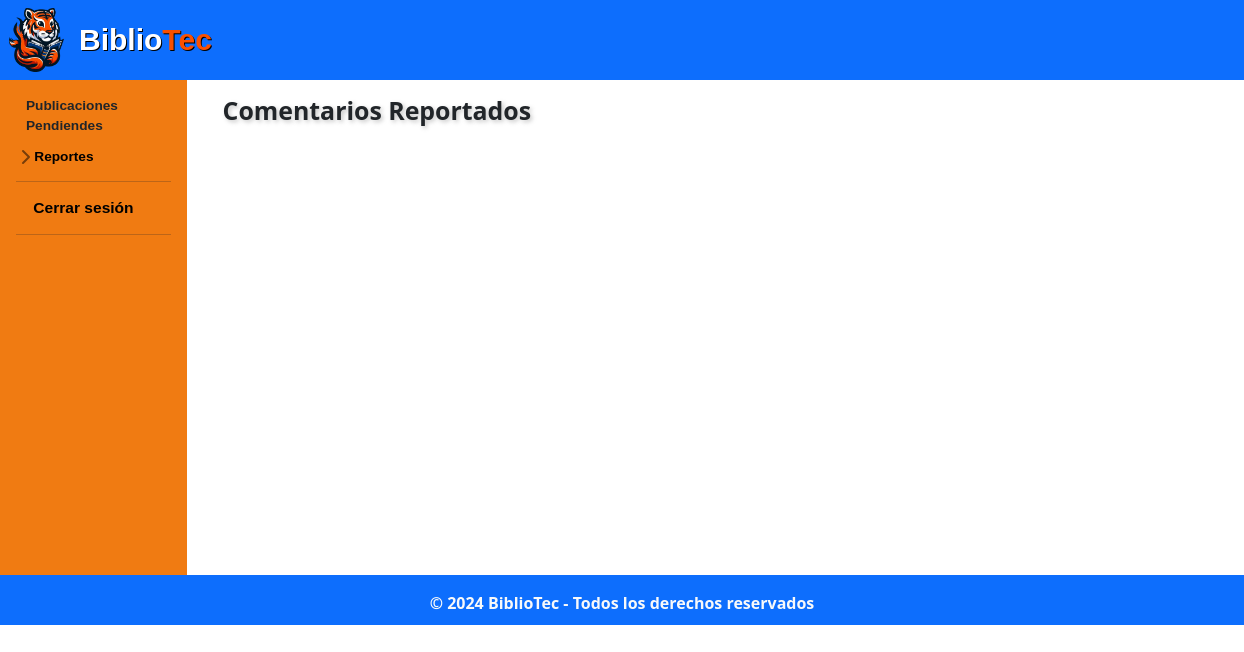
The app's page /administracion/administrador/rep_comentario_pendiente.php, older data.
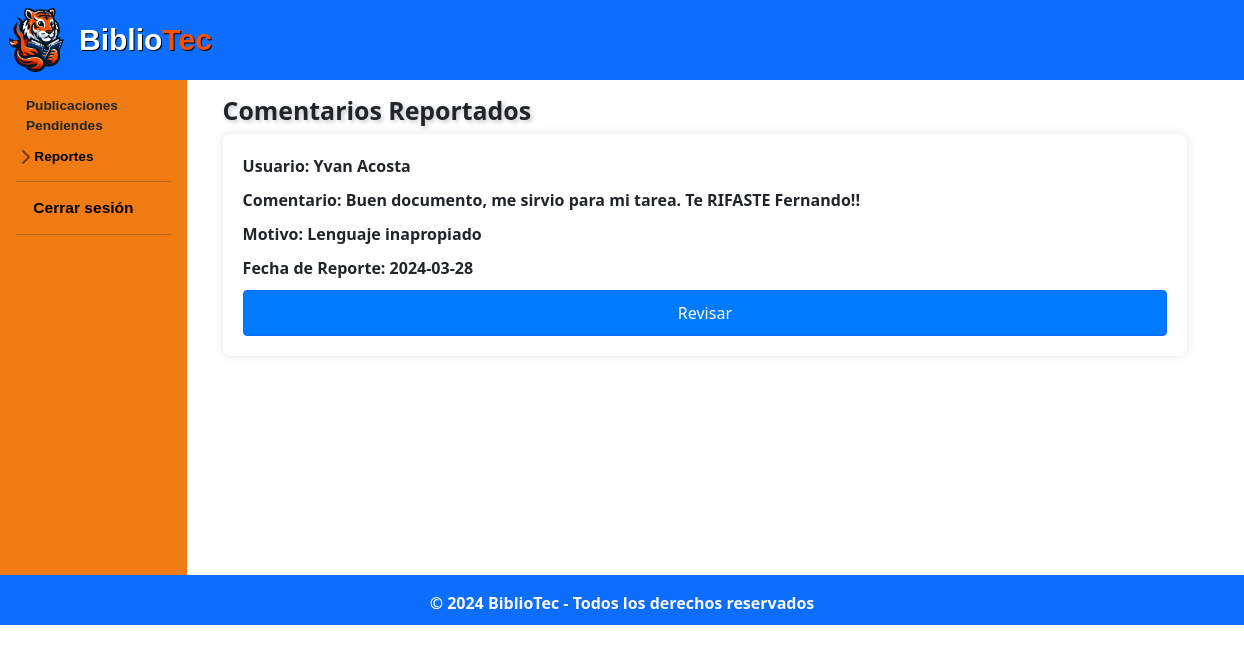
The same page, newer data.
### tables this page shows
CREATE TABLE IF NOT EXISTS `usuario` (
  `idUsuario` int NOT NULL AUTO_INCREMENT,
  `nom_Us` varchar(50) NOT NULL,
  `apell_Us` varchar(50) NOT NULL,
  `carrera_Us` varchar(60) NOT NULL,
  `semestre_Us` varchar(50) NOT NULL,
  `correo_Us` varchar(100) NOT NULL,
  `contra_Us` varchar(60) NOT NULL,
  PRIMARY KEY (`idUsuario`)
);

CREATE TABLE IF NOT EXISTS `comentario` (
  `idComent` int NOT NULL AUTO_INCREMENT,
  `idPub` int NOT NULL,
  `idUsuario` int NOT NULL,
  `text_Coment` text NOT NULL,
  `fecha_Coment` date NOT NULL,
  PRIMARY KEY (`idComent`),
  KEY `fk_Comentario_Publicacion_idx` (`idPub`),
  KEY `fk_Comentario_Usuario1_idx` (`idUsuario`)
);

CREATE TABLE IF NOT EXISTS `reportecomentario` (
  `idReporteCom` int NOT NULL AUTO_INCREMENT,
  `idComent` int NOT NULL,
  `fecha_Report` date NOT NULL,
  `motivo_Report` varchar(70) NOT NULL,
  `estado_Report` tinyint NOT NULL,
  PRIMARY KEY (`idReporteCom`),
  KEY `fk_ReporteComentario_Comentario1_idx` (`idComent`)
);

### administracion/administrador/rep_comentario_pendiente.php (the view, shortened to what this page needs)
<?php
$link = include('../../php/conexion.php');
$query_rc = "SELECT * FROM 	reportecomentario ORDER BY idReporteCom DESC LIMIT 3";
$query_c = "SELECT * FROM comentario WHERE idComent IN (SELECT idComent FROM reportecomentario)";
$query_u = "SELECT nom_Us, apell_Us FROM usuario WHERE idUsuario = (SELECT idUsuario FROM comentario WHERE idComent IN (SELECT idComent FROM reportecomentario))";
$registros_rc = mysqli_query($link, $query_rc);
$registros_c = mysqli_query($link, $query_c);
$registros_u = mysqli_query($link, $query_u);
?>
<!DOCTYPE html>
<html lang="es">
<head>
  <link rel="stylesheet" href="../../css/normalizar.css">
  <link rel="stylesheet" href="../../css/estilos.css">
  <link rel="stylesheet" href="../../css/hover-min.css">
  <link rel="stylesheet" href="../../css/animate.css">
  <link rel="stylesheet" href="../../css/sidebars.css">
  <link rel="stylesheet" href="https://cdnjs.cloudflare.com/ajax/libs/animate.css/4.1.1/animate.min.css" />
  <link href="https://cdn.jsdelivr.net/npm/bootstrap@5.3.3/dist/css/bootstrap.min.css" rel="stylesheet">
  <link rel="stylesheet" href="https://cdn.jsdelivr.net/npm/bootstrap-icons@1.11.3/font/bootstrap-icons.min.css">
</head>
<body>
  <header class="bg-primary py-2">
    <div class="container" style="margin-left:7.8vmax;" >
      <div class="logo">
        <img src="../../images/icons/flamita.png" alt="Logo T - BiblioTec" class="img-fluid mr-2">
        <h4 class="mb-0"><b><span class="col-1">Biblio</span><span class="col-2">Tec</span></h4>
    </div>
  </header>
  <div class="container-fluid" >
    <div class="row" >
        <div class="flex-shrink-0 p-3 hola" style="width: 15%; background-color: #F07B12; ">
            <ul class="list-unstyled" id="menu-lateral" style="padding-bottom: 300px">
                <li class="mb-1">
                  <a class="nav-link align-items-center" href="admin_home.php" id="letrabardos" style="margin-left:10px">Publicaciones Pendiendes</a>
                </li>
                <li class="mb-1">
                    <button class="btn btn-toggle d-inline-flex align-items-center rounded border-0 collapsed" id="letrabardos" data-bs-toggle="collapse" data-bs-target="#dashboard-collapse" aria-expanded="false" style="color: black; font-weight: bold;">
                      Reportes
                    </button>
                  </li>
                <hr class="my-2">
                <li class="mb-1">
                    <button class="btn d-inline-flex align-items-center rounded border-0 collapsed" id="letrabardos" style="color: black; font-weight: bold;">
                    <a class="nav-link align-items-center" href="admin_home.php?logout=true" id="letrabar">Cerrar sesión</a>
                    </button>
                </li>
                <hr class="my-2">
            </ul>
        </div>
      <main role="main" class="col-md-9 ml-sm-auto col-lg-10 px-4">
        <div class="container mt-3">
          <h2 style="user-select: none;font-size: 2vmax;text-shadow: 2px 2px 4px rgba(114, 114, 114, 0.4);
          margin-top: 0.5vmax;"><b>Comentarios Reportados</b></h2>
          <?php
          while ($fila = mysqli_fetch_array($registros_rc) and $fila2 = mysqli_fetch_array($registros_c) and $fila3 = mysqli_fetch_array($registros_u)) {
          ?>
            <div class="publicacion reportada">
              <p>Usuario: <?php echo $fila3['nom_Us']; ?>  <?php echo $fila3['apell_Us'];?></p>
              <p>Comentario: <?php echo ($fila2['text_Coment']); ?></p>
              <p>Motivo: <?php echo ($fila['motivo_Report']); ?></p>
              <p>Fecha de Reporte: <?php echo ($fila['fecha_Report']); ?></p>
              <a name ="fade" href="reporte_comentario.php?id=<?php echo $fila['idComent']; ?>" class="btn btn-primary">Revisar</a>
            </div>
          <?php
          }
          ?>
        </div>
      </main>
    </div>
  </div>
  <footer class="animate__animated animate__heartBeat animate__delay-2s py-3 text-light bg-primary">
        <div class="container" >
            <p class="mb-1">&copy; 2024 BiblioTec - Todos los derechos reservados</p>
        </div>
    </footer>
</body>
</html>

Row changes from the older to the newer data that the page shows:
now on this page (row edited): usuario: nom_Us "Yvan", apell_Us "Acosta"
now on this page (row edited): comentario: text_Coment "Buen documento, me sirvio para mi tarea. Te RIFASTE Fernando!!"
added reportecomentario: motivo_Report "Lenguaje inapropiado", fecha_Report "2024-03-28"
